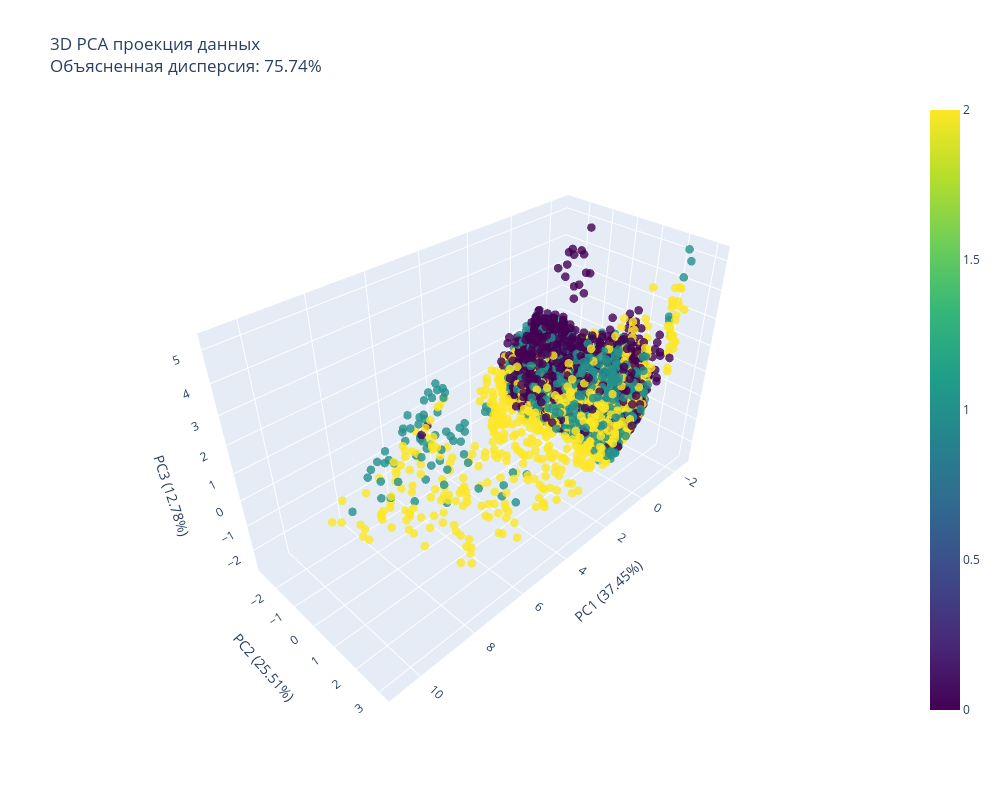

Notebook source saved alongside this figure:
### Markdown cell above
## Визуализация многомерных данных

Полный датасет остаётся в переменной `df`.  
Для тяжёлых методов вроде t-SNE берём стратифицированную подвыборку, чтобы ноутбук запускался стабильно и не зависал.

### Code cell
from multidim_visualization import HighDimVisualizer

visualizer = HighDimVisualizer(random_state=42)

# Стратифицированная подвыборка только для визуализации.
max_viz_rows = 4000
parts = []
for class_value, part in df.groupby('price_segment'):
    n = max(1, round(max_viz_rows * len(part) / len(df)))
    parts.append(part.sample(n=min(n, len(part)), random_state=42))

viz_df = pd.concat(parts).sample(frac=1, random_state=42).reset_index(drop=True)

print(f'Размер полного датасета после очистки: {df.shape}')
print(f'Размер подвыборки для визуализаций: {viz_df.shape}')
print(viz_df['price_segment'].value_counts().sort_index())

# Загрузка датасета и параметров в визуализатор.
# StandardScaler нужен, потому что признаки измеряются в разных масштабах:
# продажи, объём продаж, год, число активных объявлений, inventory и т.д.
visualizer.load_dataset(
    viz_df,
    target_column='price_segment',
    scaler=StandardScaler(),
    target_class_names=target_class_names_dict
)

# Запуск визуализации
visualizer.run_full_visualization()

### Figure 1 — Plotly figure (JSON) as saved in the notebook; plotly's stock layout.template omitted (floating-point values rounded to 4 significant figures; data arrays with more than 128 entries replaced by an {"elided": "..."} marker saying what was removed)
{"data": [{"hoverinfo": "text", "marker": {"color": {"elided": "4000 int values"}, "colorscale": [[0, "#440154"], [0.1111, "#482878"], [0.2222, "#3e4989"], [0.3333, "#31688e"], [0.4444, "#26828e"], [0.5556, "#1f9e89"], [0.6667, "#35b779"], [0.7778, "#6ece58"], [0.8889, "#b5de2b"], [1, "#fde725"]], "opacity": 0.8, "showscale": true, "size": 5}, "mode": "markers", "text": {"elided": "4000 str values"}, "type": "scatter3d", "x": {"elided": "4000 float values"}, "y": {"elided": "4000 float values"}, "z": {"elided": "4000 float values"}}], "layout": {"height": 800, "scene": {"aspectmode": "auto", "aspectratio": {"x": 1.54, "y": 0.7055, "z": 0.9208}, "camera": {"center": {"x": 0, "y": 0, "z": 0}, "eye": {"x": 1.456, "y": 1.456, "z": 1.456}, "projection": {"type": "perspective"}, "up": {"x": 0, "y": 0, "z": 1}}, "xaxis": {"title": {"text": "PC1 (37.45%)"}, "type": "linear"}, "yaxis": {"title": {"text": "PC2 (25.51%)"}, "type": "linear"}, "zaxis": {"title": {"text": "PC3 (12.78%)"}, "type": "linear"}}, "title": {"text": "3D PCA проекция данных<br>Объясненная дисперсия: 75.74%"}, "width": 1000}}
